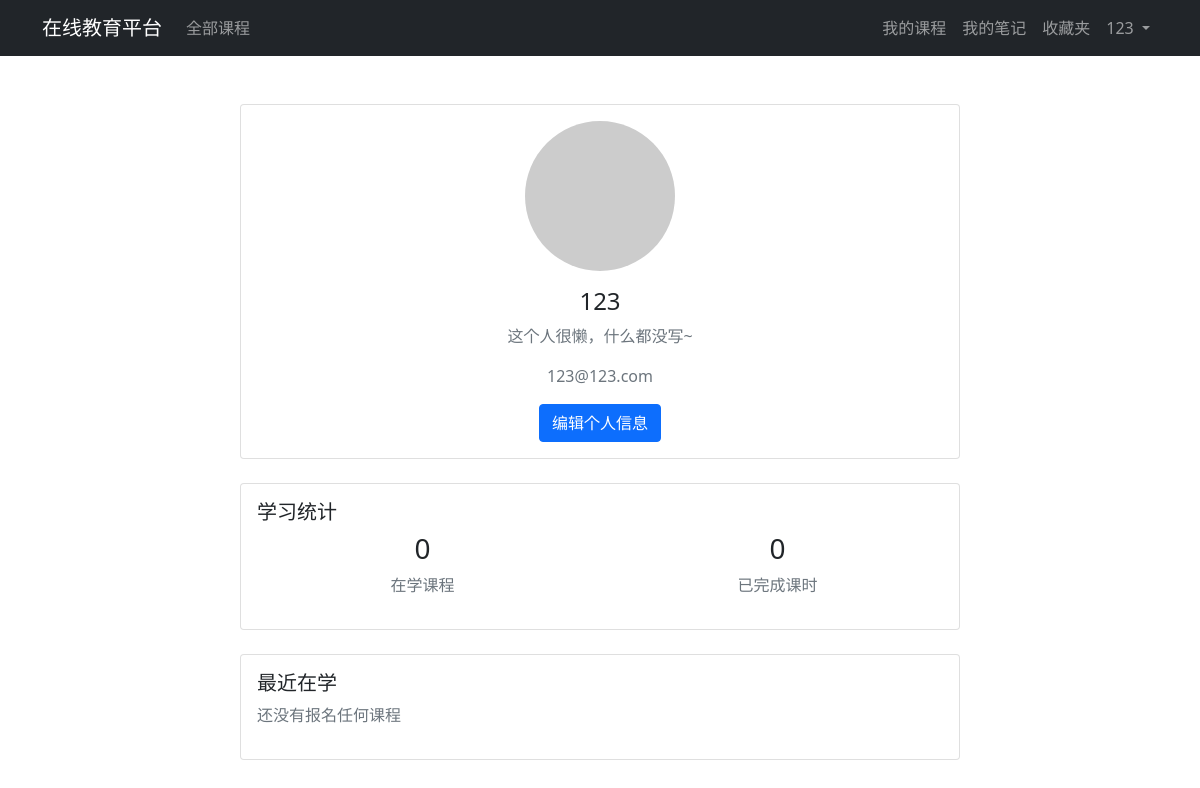
The app's page /users/profile/ (signed in) with its own data.
### users/models.py (models this page shows, shortened)
class CustomUser(AbstractUser):
    is_student = models.BooleanField(default=True)
    is_teacher = models.BooleanField(default=False)
    bio = models.TextField(max_length=500, blank=True)
    profile_pic = models.ImageField(upload_to='profile_pics', blank=True)

### users/views.py (the view)
# urls.py: path('profile/', views.profile, name='profile'),
@login_required
def profile(request):
    enrolled_courses = Course.objects.filter(enrollments__user=request.user)
    completed_lessons = Progress.objects.filter(user=request.user, completed=True).count()
    context = {
        'enrolled_count': enrolled_courses.count(),
        'completed_lessons': completed_lessons,
        'enrolled_courses': enrolled_courses[:3],  # 最近3个报名的课程
    }
    return render(request, 'users/profile.html', context)

### templates/users/profile.html (shortened to what this page needs)
{% extends 'base.html' %}
{% block content %}
<div class="container py-4">
    <div class="row justify-content-center">
        <div class="col-md-8">
            <div class="card mb-4">
                <div class="card-body text-center">
                    {% if user.profile_pic %}
                        <img src="{{ user.profile_pic.url }}" class="rounded-circle mb-3" style="width: 150px; height: 150px; object-fit: cover;">
                    {% else %}
                        <img src="https://via.placeholder.com/150" class="rounded-circle mb-3">
                    {% endif %}
                    <h4>{{ user.username }}</h4>
                    <p class="text-muted">{{ user.bio|default:'这个人很懒，什么都没写~' }}</p>
                    {% if user.email %}
                        <p class="text-muted"> {{ user.email }}</p>
                    {% endif %}
                    <a href="{% url 'users:edit_profile' %}" class="btn btn-primary">编辑个人信息</a>
                </div>
            </div>
            <div class="card mb-4">
                <div class="card-body">
                    <h5 class="card-title">学习统计</h5>
                    <div class="row text-center">
                        <div class="col">
                            <h3>{{ enrolled_count }}</h3>
                            <p class="text-muted">在学课程</p>
                        </div>
                        <div class="col">
                            <h3>{{ completed_lessons }}</h3>
                            <p class="text-muted">已完成课时</p>
                        </div>
                    </div>
                </div>
            </div>
            <div class="card">
                <div class="card-body">
                    <h5 class="card-title">最近在学</h5>
                    <div class="list-group">
                        {% for course in enrolled_courses %}
                        <a href="{% url 'courses:course_detail' course.id %}" class="list-group-item list-group-item-action">
                            {{ course.title }}
                        </a>
                        {% empty %}
                        <p class="text-muted">还没有报名任何课程</p>
                        {% endfor %}
                    </div>
                </div>
            </div>
        </div>
    </div>
</div>
{% endblock %}

### templates/base.html (shortened to what this page needs)
<!DOCTYPE html>
<html>
<head>
    <link href="https://cdn.jsdelivr.net/npm/bootstrap@5.1.3/dist/css/bootstrap.min.css" rel="stylesheet">
</head>
<body>
    <nav class="navbar navbar-expand-lg navbar-dark bg-dark">
        <div class="container">
            <a class="navbar-brand" href="{% url 'courses:course_list' %}">在线教育平台</a>
            <div class="collapse navbar-collapse" id="navbarNav">
                <ul class="navbar-nav me-auto">
                    <li class="nav-item">
                        <a class="nav-link" href="{% url 'courses:course_list' %}">全部课程</a>
                    </li>
                </ul>
                <ul class="navbar-nav">
                    {% if user.is_authenticated %}
                        <li class="nav-item">
                            <a class="nav-link" href="{% url 'courses:my_courses' %}">我的课程</a>
                        </li>
                        <li class="nav-item">
                            <a class="nav-link" href="{% url 'courses:my_notes' %}">我的笔记</a>
                        </li>
                        <li class="nav-item">
                            <a class="nav-link" href="{% url 'courses:favorites' %}">收藏夹</a>
                        </li>
                        <li class="nav-item dropdown">
                            <a class="nav-link dropdown-toggle" href="#" id="navbarDropdown" role="button" data-bs-toggle="dropdown">
                                {{ user.username }}
                            </a>
                        </li>
                    {% endif %}
                </ul>
            </div>
        </div>
    </nav>
    <div class="container mt-4">
        {% block content %}
        {% endblock %}
    </div>
</body>
</html>

### records on screen
CustomUser: username "123", bio "这个人很懒，什么都没写~", email "123@123.com"

### other values on screen
{{ enrolled_count }} "0"
{{ completed_lessons }} "0"
